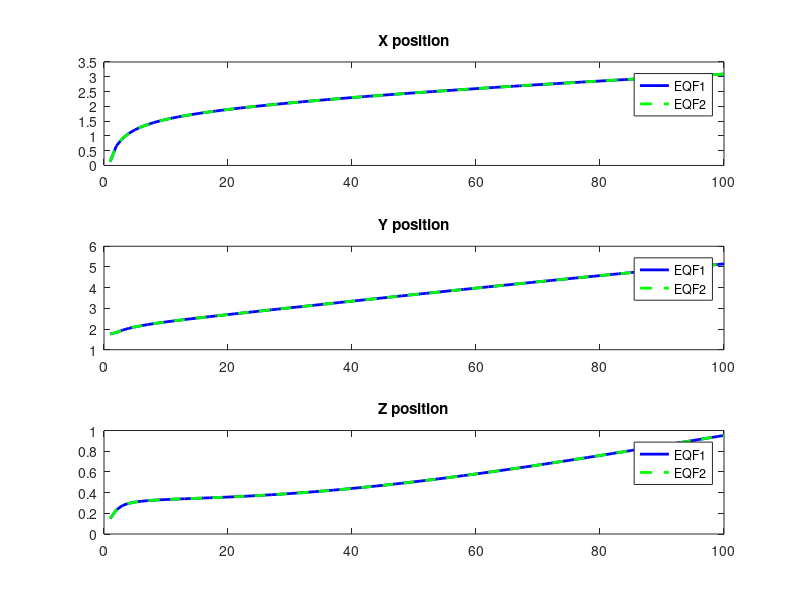

MATLAB code to generate this figure:
load('variables')

figure;
% X position 
subplot(3,1,1);
plot(1:iter , x_hat_eqf1(1,:), 'Color','blue','LineStyle','-', 'LineWidth',2, 'DisplayName','EQF1')
hold on
plot(1:iter , x_hat_eqf2(1,:), 'Color','green','LineStyle','--', 'LineWidth',2, 'DisplayName','EQF2')
hold off
title('X position')
legend

% Y position 
subplot(3,1,2);
plot(1:iter , x_hat_eqf1(2,:), 'Color','blue','LineStyle','-', 'LineWidth',2, 'DisplayName','EQF1')
hold on
plot(1:iter , x_hat_eqf2(2,:), 'Color','green','LineStyle','--', 'LineWidth',2, 'DisplayName','EQF2')
hold off
title('Y position')
legend

% Z position 
subplot(3,1,3);
plot(1:iter , x_hat_eqf1(3,:), 'Color','blue','LineStyle','-', 'LineWidth',2, 'DisplayName','EQF1')
hold on
plot(1:iter , x_hat_eqf2(3,:), 'Color','green','LineStyle','--', 'LineWidth',2, 'DisplayName','EQF2')
hold off
title('Z position')
legend


